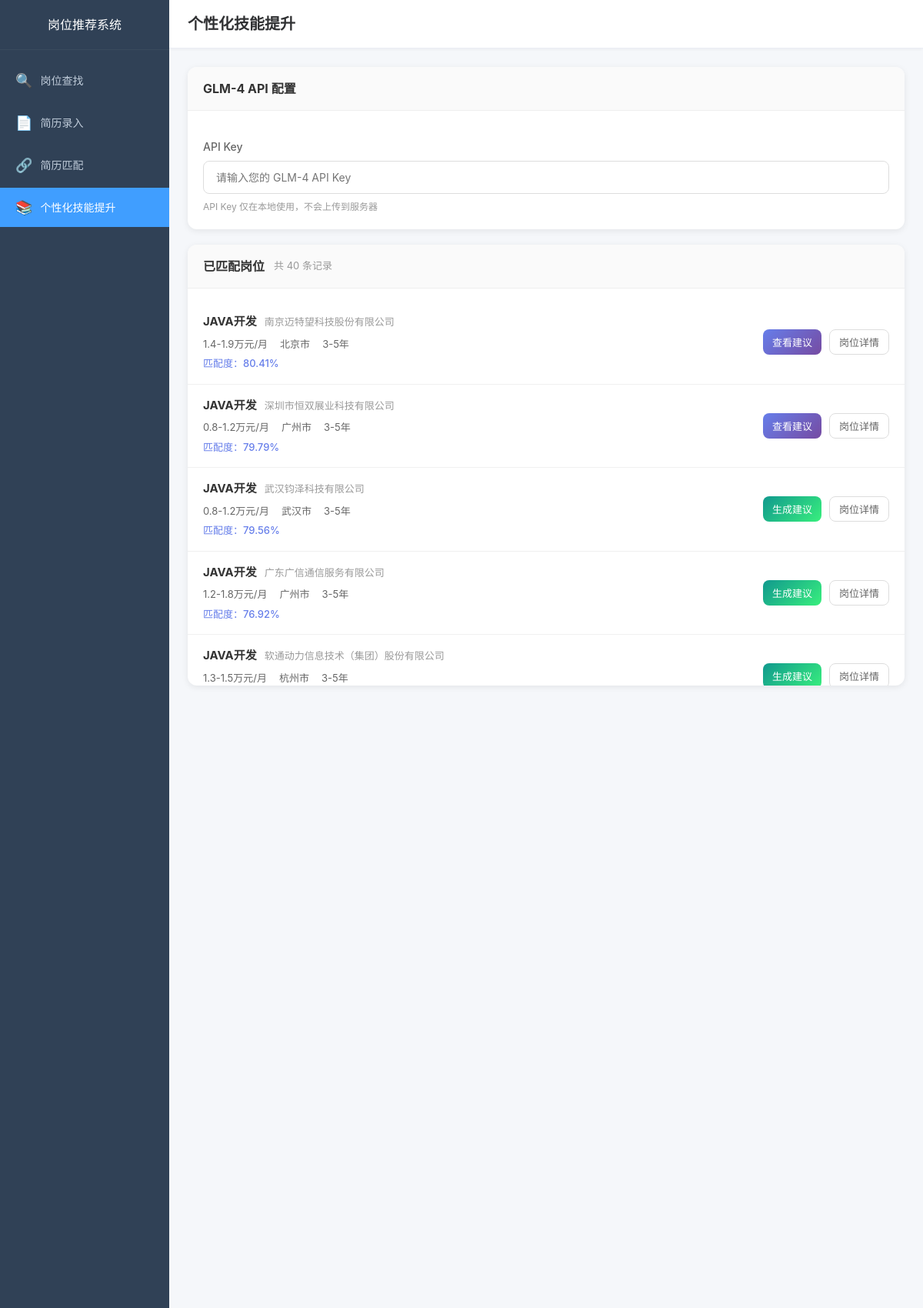
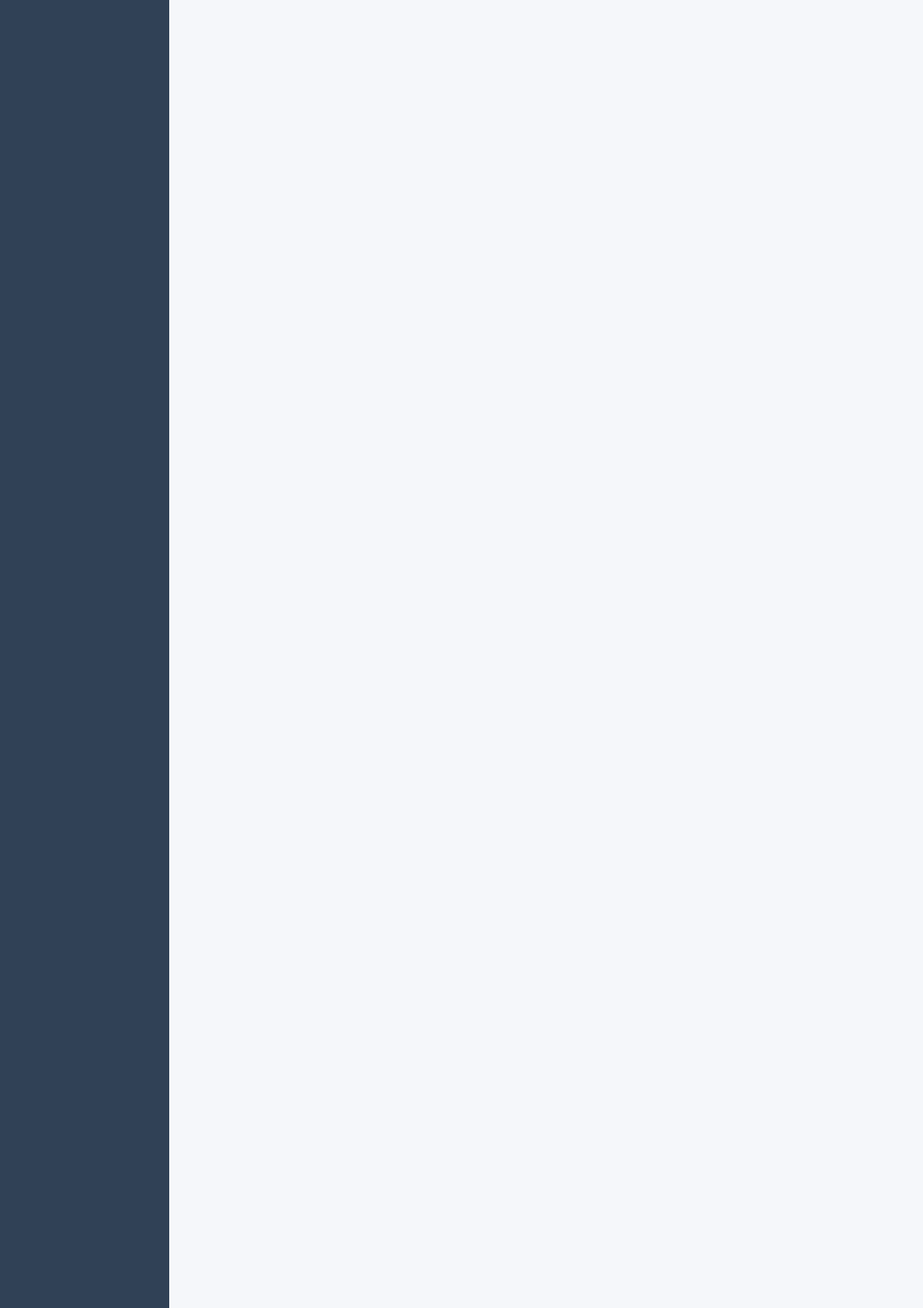
/skill_improvement (signed in, upper part), run on the app's committed database (2 pictures, top to bottom).
### app/models/job.py (models this page shows, shortened)
class Job(db.Model):
    __tablename__ = 'jobs'
    id = db.Column(db.Integer, primary_key=True)
    job_id = db.Column(db.String(100), unique=True, nullable=False, index=True)
    job_name = db.Column(db.String(200), nullable=False)
    job_salary = db.Column(db.String(50))
    location = db.Column(db.String(100))
    experience = db.Column(db.String(50))
    education = db.Column(db.String(50))
    job_description = db.Column(db.Text)
    company_name = db.Column(db.String(200))
    industry = db.Column(db.String(100))
    company_type = db.Column(db.String(100))
    company_size = db.Column(db.String(50))
    detail_url = db.Column(db.Text, nullable=True)
    created_at = db.Column(db.DateTime, default=datetime.utcnow)
    updated_at = db.Column(db.DateTime, default=datetime.utcnow, onupdate=datetime.utcnow)

### app/routes/skill_improvement.py (the view)
@skill_improvement.route('/skill_improvement')
@login_required
def index():
    resume = Resume.query.filter_by(user_id=current_user.id).first()
    has_resume = resume is not None
    matches = ResumeJobMatch.query.filter_by(user_id=current_user.id).all()
    matched_jobs = []
    for m in matches:
        job = Job.query.get(m.job_id)
        if job:
            existing_suggestion = SkillSuggestion.query.filter_by(
                user_id=current_user.id,
                job_id=job.id
            ).first()
            matched_jobs.append({
                'match_id': m.id,
                'job': job,
                'match_score': round(m.match_score, 2),
                'has_suggestion': existing_suggestion is not None,
                'suggestion_id': existing_suggestion.id if existing_suggestion else None
            })
    matched_jobs.sort(key=lambda x: x['match_score'], reverse=True)
    return render_template('skill_improvement.html',
                         matched_jobs=matched_jobs,
                         has_resume=has_resume)

### app/models/user.py (called while the page is built)
@login_manager.user_loader
def load_user(user_id: str):
    return User.query.get(int(user_id))

### app/templates/skill_improvement.html (shortened to what this page needs)
{% extends "base.html" %}
{% block extra_css %}
<link rel="stylesheet" href="{{ url_for('static', filename='css/dashboard.css') }}">
<link rel="stylesheet" href="{{ url_for('static', filename='css/skill_improvement.css') }}">
{% endblock %}
{% block content %}
<div class="app-container">
    <aside class="sidebar">
        <div class="sidebar-header">
            <h2>岗位推荐系统</h2>
        </div>
        <nav class="sidebar-nav">
            <ul class="nav-menu">
                <li class="nav-item">
                    <a href="{{ url_for('dashboard.index') }}" class="nav-link">
                        <span class="nav-icon">&#128269;</span>
                        <span class="nav-text">岗位查找</span>
                    </a>
                </li>
                <li class="nav-item">
                    <a href="{{ url_for('resume.input_resume') }}" class="nav-link">
                        <span class="nav-icon">&#128196;</span>
                        <span class="nav-text">简历录入</span>
                    </a>
                </li>
                <li class="nav-item">
                    <a href="{{ url_for('match.index') }}" class="nav-link">
                        <span class="nav-icon">&#128279;</span>
                        <span class="nav-text">简历匹配</span>
                    </a>
                </li>
                <li class="nav-item active">
                    <a href="{{ url_for('skill_improvement.index') }}" class="nav-link">
                        <span class="nav-icon">&#128218;</span>
                        <span class="nav-text">个性化技能提升</span>
                    </a>
                </li>
            </ul>
        </nav>
    </aside>
    <main class="main-content">
        <header class="main-header">
            <h1>个性化技能提升</h1>
        </header>
        <div class="content-wrapper">
            {% if not has_resume %}
            <div class="message-panel">
                <p class="message-text">请先完成简历录入和简历匹配后再使用此功能</p>
                <a href="{{ url_for('resume.input_resume') }}" class="btn btn-primary">去录入简历</a>
            </div>
            {% elif not matched_jobs %}
            <div class="message-panel">
                <p class="message-text">请先进行简历匹配后再使用此功能</p>
                <a href="{{ url_for('match.index') }}" class="btn btn-primary">去简历匹配</a>
            </div>
            {% else %}
            <div class="api-key-panel">
                <div class="panel-header">
                    <h3>GLM-4 API 配置</h3>
                </div>
                <div class="api-key-form">
                    <div class="form-group">
                        <label for="apiKey">API Key</label>
                        <input type="password" id="apiKey" placeholder="请输入您的 GLM-4 API Key">
                        <p class="form-hint">API Key 仅在本地使用，不会上传到服务器</p>
                    </div>
                </div>
            </div>
            <div class="jobs-panel">
                <div class="panel-header">
                    <div class="header-left">
                        <h3>已匹配岗位</h3>
                        <span class="job-count">共 {{ matched_jobs|length }} 条记录</span>
                    </div>
                </div>
                <div class="job-list" id="jobList">
                    {% for item in matched_jobs %}
                    <div class="job-item" data-job-id="{{ item.job.id }}" data-has-suggestion="{{ item.has_suggestion|lower }}">
                        <div class="job-info">
                            <div class="job-title">
                                <h4>{{ item.job.job_name }}</h4>
                                <span class="company">{{ item.job.company_name }}</span>
                            </div>
                            <div class="job-meta">
                                <span class="meta-item">{{ item.job.job_salary or '面议' }}</span>
                                <span class="meta-item">{{ item.job.location or '未知' }}</span>
                                <span class="meta-item">{{ item.job.experience or '不限' }}</span>
                            </div>
                            <div class="match-info">
                                <span class="match-score">匹配度：{{ item.match_score }}%</span>
                            </div>
                        </div>
                        <div class="job-actions">
                            {% if item.has_suggestion %}
                            <button class="btn btn-sm btn-primary view-suggestion-btn" data-job-id="{{ item.job.id }}">查看建议</button>
                            {% else %}
                            <button class="btn btn-sm btn-success generate-btn" data-job-id="{{ item.job.id }}">生成建议</button>
                            {% endif %}
                            <button class="btn btn-sm btn-outline view-detail-btn" data-job-id="{{ item.job.id }}">岗位详情</button>
                        </div>
                    </div>
                    {% endfor %}
                </div>
            </div>
            {% endif %}
        </div>
    </main>
</div>
{% endblock %}

### app/templates/base.html (shortened to what this page needs)
<!DOCTYPE html>
<html lang="zh-CN">
<head>
    <link rel="stylesheet" href="{{ url_for('static', filename='css/base.css') }}">
    {% block extra_css %}{% endblock %}
</head>
<body class="{% block body_class %}{% endblock %}">
    {% block content %}{% endblock %}
</body>
</html>

### app/static/css/base.css (style rules this page uses)
* { margin: 0; padding: 0; box-sizing: border-box; }
html, body { height: 100%; font-family: -apple-system, BlinkMacSystemFont, 'Segoe UI', 'PingFang SC', 'Hiragino Sans GB', 'Microsoft YaHei', sans-serif; font-size: 14px; line-height: 1.5; color: #333; background-color: #f5f7fa; }
a { color: #409eff; text-decoration: none; }
button { cursor: pointer; border: none; outline: none; font-family: inherit; }
input, select, textarea { font-family: inherit; font-size: inherit; outline: none; }
.btn { display: inline-block; padding: 10px 20px; font-size: 14px; font-weight: 500; border-radius: 4px; transition: all 0.3s ease; }
.btn-primary { background-color: #409eff; color: #fff; }
.btn-success { background-color: #67c23a; color: #fff; }
.form-group { margin-bottom: 16px; }
.form-group label { display: block; margin-bottom: 6px; font-weight: 500; color: #606266; }
.form-group input, .form-group select, .form-group textarea { width: 100%; padding: 10px 12px; border: 1px solid #dcdfe6; border-radius: 4px; transition: border-color 0.3s ease; }

### app/static/css/dashboard.css (style rules this page uses)
.app-container { display: flex; min-height: 100vh; }
.sidebar { width: 220px; background: #304156; color: #bfcbd9; display: flex; flex-direction: column; position: fixed; height: 100vh; left: 0; top: 0; z-index: 100; }
.sidebar-header { padding: 20px; text-align: center; border-bottom: 1px solid #3a4a5d; }
.sidebar-header h2 { font-size: 16px; color: #fff; font-weight: 500; }
.sidebar-nav { flex: 1; padding: 10px 0; overflow-y: auto; }
.nav-menu { list-style: none; }
.nav-item { margin: 4px 0; }
.nav-link { display: flex; align-items: center; padding: 12px 20px; color: #bfcbd9; transition: all 0.3s ease; }
.nav-item.active .nav-link { background: #409eff; color: #fff; }
.nav-icon { font-size: 18px; margin-right: 10px; }
.nav-text { font-size: 14px; }
.main-content { flex: 1; margin-left: 220px; background: #f5f7fa; }
.main-header { background: #fff; padding: 16px 24px; border-bottom: 1px solid #ebeef5; box-shadow: 0 1px 4px rgba(0, 0, 0, 0.05); }
.main-header h1 { font-size: 20px; color: #303133; }
.content-wrapper { padding: 24px; }
.crawler-header, .panel-header { display: flex; justify-content: space-between; align-items: center; margin-bottom: 16px; padding-bottom: 12px; border-bottom: 1px solid #ebeef5; }
.crawler-header h3, .panel-header h3 { font-size: 16px; color: #303133; }
.job-count { font-size: 14px; color: #909399; }
.job-list { min-height: 200px; }
.job-item { display: flex; justify-content: space-between; align-items: flex-start; padding: 16px; border-bottom: 1px solid #ebeef5; transition: background 0.3s ease; cursor: pointer; }
.job-info { flex: 1; }
.job-title { font-size: 16px; color: #303133; margin-bottom: 8px; }
.job-meta { display: flex; flex-wrap: wrap; gap: 12px; margin-bottom: 8px; }
.job-meta span { font-size: 13px; color: #909399; }

### data on the page
Job: job.job_name "JAVA开发", job.company_name "南京迈特望科技股份有限公司", job "1.4-1.9万元/月", job "北京市", job "3-5年"
Job: job.job_name "JAVA开发", job.company_name "深圳市恒双展业科技有限公司", job "0.8-1.2万元/月", job "广州市", job "3-5年"
Job: job.job_name "JAVA开发", job.company_name "武汉钧泽科技有限公司", job "0.8-1.2万元/月", job "武汉市", job "3-5年"
Job: job.job_name "JAVA开发", job.company_name "广东广信通信服务有限公司", job "1.2-1.8万元/月", job "广州市", job "3-5年"
Job: job.job_name "JAVA开发", job.company_name "软通动力信息技术（集团）股份有限公司", job "1.3-1.5万元/月", job "杭州市", job "3-5年"

### other printed values
{{ matched_jobs|length }} "40"
{{ item.match_score }} "80.41" "79.79" "79.56" "76.92"
